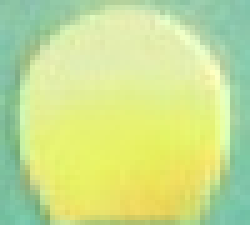
#> input picture Buoy detection using GMM/Code/Dataset1/Yellow/Training/Yellow131.jpg, 50 x 45 px (shown 5 times larger); its folder holds only this picture in this run
$ python GMM_Yellow.py
#> lines starting #> are read from the running program, lines starting #| are printed output that depends on the picture; long printed decimals are rounded
import cv2
import numpy as np
import os
import math

n = 0
mean1 = 190
mean2 = 150
mean3 = 250
std1 = 10

std2 = 10
std3 = 10

path = "Dataset1/Yellow/Training/"


def calculateGaussian(x, mean, std):
    gauss = (1 / (std * math.sqrt(2 * math.pi))) * (math.exp(-((x - mean) ** 2) / (2 * std ** 2)))
    return gauss


def get_images():
    images = []
    for image in os.listdir(path):
        images.append(image)
    return images


def em_gmm(pixel1, pixel2):
    global n, mean1, mean2, mean3, std1, std2, std3

    while n != 50:
        b11 = []
        b12 = []
        b13 = []
        b21 = []
        b22 = []
        b23 = []
        for pix1 in pixel1:
            p11 = calculateGaussian(pix1, mean1, std1)
            p12 = calculateGaussian(pix1, mean2, std2)
            p13 = calculateGaussian(pix1, mean3, std3)
            b11.append((p11 * (1 / 3.0)) / (p11 * (1 / 3.0) + p12 * (1 / 3.0) + p13 * (1 / 3.0)))
            b12.append((p12 * (1 / 3.0)) / (p11 * (1 / 3.0) + p12 * (1 / 3.0) + p13 * (1 / 3.0)))
            b13.append((p13 * (1 / 3.0)) / (p11 * (1 / 3.0) + p12 * (1 / 3.0) + p13 * (1 / 3.0)))
        for pix2 in pixel2:
            p21 = calculateGaussian(pix2, mean1, std1)
            p22 = calculateGaussian(pix2, mean2, std2)
            p23 = calculateGaussian(pix2, mean3, std3)
            b21.append((p21 * (1 / 3.0)) / (p21 * (1 / 3.0) + p22 * (1 / 3.0) + p23 * (1 / 3.0)))
            b22.append((p22 * (1 / 3.0)) / (p21 * (1 / 3.0) + p22 * (1 / 3.0) + p23 * (1 / 3.0)))
            b23.append((p23 * (1 / 3.0)) / (p21 * (1 / 3.0) + p22 * (1 / 3.0) + p23 * (1 / 3.0)))

        m11 = np.sum(np.array(b11) * np.array(pixel1)) / np.sum(np.array(b11))
        m12 = np.sum(np.array(b12) * np.array(pixel1)) / np.sum(np.array(b12))
        m13 = np.sum(np.array(b13) * np.array(pixel1)) / np.sum(np.array(b13))
        s11 = (np.sum(np.array(b11) * ((np.array(pixel1)) - mean1) ** 2) / np.sum(np.array(b11))) ** (1 / 2.0)
        s12 = (np.sum(np.array(b12) * ((np.array(pixel1)) - mean2) ** 2) / np.sum(np.array(b12))) ** (1 / 2.0)
        s13 = (np.sum(np.array(b13) * ((np.array(pixel1)) - mean3) ** 2) / np.sum(np.array(b13))) ** (1 / 2.0)
        m21 = np.sum(np.array(b21) * np.array(pixel2)) / np.sum(np.array(b21))
        m22 = np.sum(np.array(b22) * np.array(pixel2)) / np.sum(np.array(b22))
        m23 = np.sum(np.array(b23) * np.array(pixel2)) / np.sum(np.array(b23))
        s21 = (np.sum(np.array(b21) * ((np.array(pixel2)) - mean1) ** 2) / np.sum(np.array(b21))) ** (1 / 2.0)
        s22 = (np.sum(np.array(b22) * ((np.array(pixel2)) - mean2) ** 2) / np.sum(np.array(b22))) ** (1 / 2.0)
        s23 = (np.sum(np.array(b23) * ((np.array(pixel2)) - mean3) ** 2) / np.sum(np.array(b23))) ** (1 / 2.0)
        n = n + 1
        mean1 = (m11 + m21) / 2
        mean2 = (m12 + m22) / 2
        mean3 = (m13 + m23) / 2
        std1 = (s11 + s21) / 2
        std2 = (s12 + s22) / 2
        std3 = (s13 + s23) / 2
        print("Iteration = ", n)
        print(mean1, mean2, mean3)
        print(std1, std2, std3)
        n = n + 1
    return mean1, mean2, mean3, std1, std2, std3


def append_all_pixel(images):
    pixel1 = []
    pixel2 = []
    for image in images:
        image = cv2.imread("%s%s" % (path, image))
#> image is the input picture: shape (45, 50, 3); mean B, G, R 142.9, 224.4, 200.6

        image1 = (image[:, :, 1])
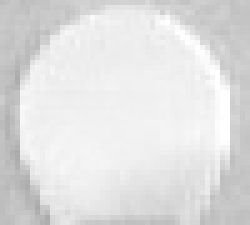
#> image1: shape (45, 50) (shown 5 times larger); min 170, max 255, mean 224.4
        r, c = image1.shape
#> r = 45; c = 50
        for j in range(0, r):
            for m in range(0, c):
                pix1 = image1[j][m]
                pixel1.append(pix1)
#> after the loop, pixel1 = 2250 values, max 255 at index 233, min 170 at index 2057, mean 224.4
        image2 = (image[:, :, 2])
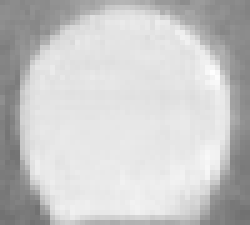
#> image2: shape (45, 50) (shown 5 times larger); min 113, max 254, mean 200.6
        r, c = image2.shape
        for j in range(0, r):
            for m in range(0, c):
                pix2 = image2[j][m]
                pixel2.append(pix2)
#> after the loop, pixel2 = 2250 values, max 254 at index 742, min 113 at index 2107, mean 200.6
    return pixel1, pixel2


def main():
    images = get_images()
    pixel1, pixel2 = append_all_pixel(images)
    mean1, mean2, mean3, std1, std2, std3 = em_gmm(pixel1, pixel2)
#> the loop in em_gmm, `while n != 50:` made 25 passes
#> (m11, m12, m13, s11, s12, s13, m21, m22) on pass 1: (200.1, 173.9, 238.2, 8.91, 12.01, 10.13, 199.7, 139.3)
#> (printed output is left out)
    print("\n")
    print('final mean- ', mean1, mean2, mean3)
#| final mean-  231.251 180.120 234.637
    print('final std- ', std1, std2, std3)
#| final std-  9.121 32.760 5.989


if __name__ == '__main__':
    main()
